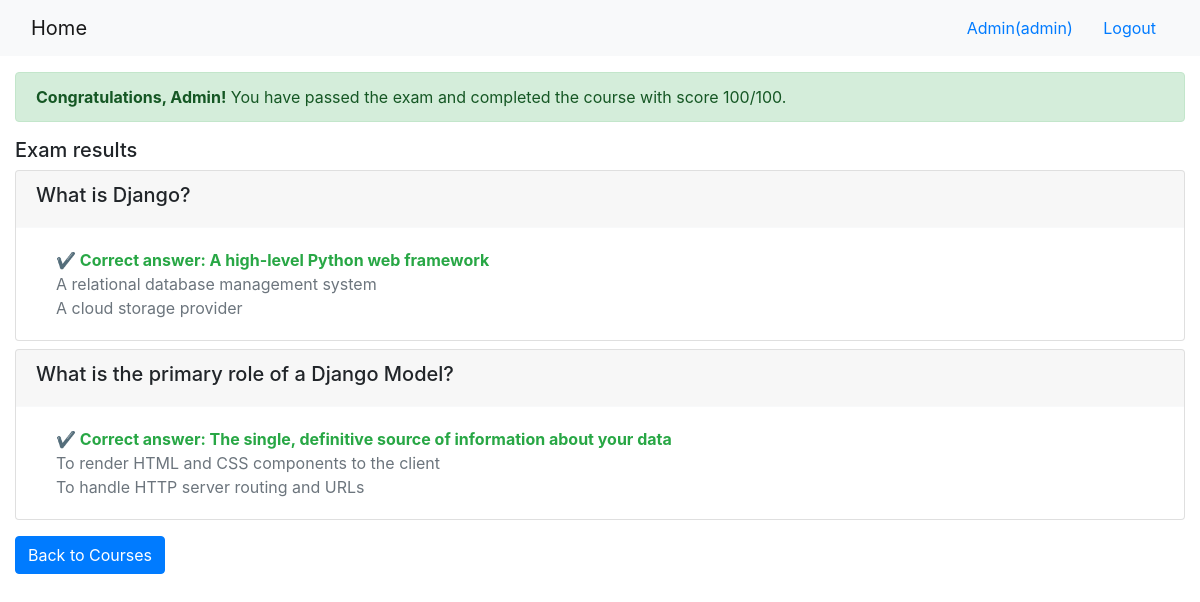
The page /onlinecourse/course/1/submission/1/result/ (signed in) on the database its author committed.
### onlinecourse/models.py (models this page shows, shortened)
class Question(models.Model):
    course = models.ForeignKey(Course, on_delete=models.CASCADE)
    lesson = models.ForeignKey(Lesson, on_delete=models.CASCADE, null=True, blank=True)
    question_text = models.CharField(max_length=500, default="question text")
    grade = models.IntegerField(default=50)
    @property
    def text(self):
        return self.question_text
    @text.setter
    def text(self, value):
        self.question_text = value
    @property
    def title(self):
        return self.question_text
    @property
    def question_point(self):
        return self.grade
    def is_get_score(self, selected_ids):
        all_answers = self.choice_set.filter(is_correct=True).count()
        ids = []
        for item in selected_ids:
            if hasattr(item, 'id'):
                ids.append(item.id)
            elif isinstance(item, (int, str)):
                ids.append(int(item))
        selected_correct = self.choice_set.filter(is_correct=True, id__in=ids).count()
        if all_answers == selected_correct:
            return True
        else:
            return False
    is_get_grade = is_get_score

class Choice(models.Model):
    question = models.ForeignKey(Question, on_delete=models.CASCADE)
    choice_text = models.CharField(max_length=500, default="choice text")
    is_correct = models.BooleanField(default=False)
    @property
    def text(self):
        return self.choice_text
    @text.setter
    def text(self, value):
        self.choice_text = value

### onlinecourse/views.py (the view)
# urls.py: path('course/<int:course_id>/submission/<int:submission_id>/result/', views.show_exam_result, name='show_exam_result'),
def show_exam_result(request, course_id, submission_id):
    course = get_object_or_404(Course, pk=course_id)
    submission = get_object_or_404(Submission, pk=submission_id)
    selected_choices = submission.choices.all()
    questions = course.question_set.all()
    total_score = sum([q.grade for q in questions]) if questions else 0
    score = 0
    for question in questions:
        if question.is_get_score(selected_choices):
            score += question.grade
    grade = int(round((score / total_score) * 100)) if total_score > 0 else 0
    context = {
        'course': course,
        'submission': submission,
        'selected_choices': selected_choices,
        'submitted_choices': selected_choices,
        'choices': selected_choices,
        'selected_ids': selected_choices,
        'grade': grade,
        'score': score,
        'mark': score,
        'total_score': total_score,
        'total_mark': total_score,
    }
    return render(request, 'onlinecourse/exam_result_bootstrap.html', context)

### onlinecourse/templates/onlinecourse/exam_result_bootstrap.html (shortened to what this page needs)
<!DOCTYPE html>
<html lang="en">
<head>
    {% load static %}
    <link rel="stylesheet" href="https://maxcdn.bootstrapcdn.com/bootstrap/4.5.2/css/bootstrap.min.css">
</head>
<body>
 <nav class="navbar navbar-light bg-light">
    <div class="container-fluid">
        <div class="navbar-header">
              <a class="navbar-brand" href="{% url 'onlinecourse:index' %}">Home</a>
        </div>
        <ul class="nav navbar-nav navbar-right">
            {% if user.is_authenticated %}
            <li>
                <a class="btn btn-link" href="#">{{ user.first_name }}({{ user.username }})</a>
                <a class="btn btn-link" href="{% url 'onlinecourse:logout' %}">Logout</a>
            </li>
            {% endif %}
        </ul>
    </div>
</nav>
<div class="container-fluid mt-3">
    {% if grade >= 70 %}
    <div class="alert alert-success">
       <b>Congratulations, {{ user.first_name|default:user.username }}!</b> You have passed the exam and completed the course with score {{ grade }}/100.
    </div>
    {% else %}
    <div class="alert alert-danger">
        <b>Failed</b> Sorry, {{ user.first_name|default:user.username }}! You have failed the exam with score {{ grade }}/100.
    </div>
    <a class="btn btn-link text-danger" href="{% url 'onlinecourse:course_details' course.id %}">Re-test</a>
    {% endif %}
    <div class="card-columns-vertical mt-3">
        <h5>Exam results</h5>
        {% for question in course.question_set.all %}
        <div class="card mt-2">
            <div class="card-header border-light">
                <h5>{{ question.question_text }}</h5>
            </div>
            <div class="card-body">
                {% for choice in question.choice_set.all %}
                    <div class="form-check">
                        {% if choice in selected_choices and choice.is_correct %}
                            <p class="card-text text-success font-weight-bold" style="color: green;">
                                &#10004; Correct answer: {{ choice.choice_text }}
                            </p>
                        {% elif choice in selected_choices and not choice.is_correct %}
                            <p class="card-text text-danger font-weight-bold" style="color: red;">
                                &#10008; Wrong answer: {{ choice.choice_text }}
                            </p>
                        {% elif choice not in selected_choices and choice.is_correct %}
                            <p class="card-text text-warning font-weight-bold" style="color: orange;">
                                &#9888; Not selected: {{ choice.choice_text }}
                            </p>
                        {% else %}
                            <p class="card-text text-muted" style="color: gray;">
                                {{ choice.choice_text }}
                            </p>
                        {% endif %}
                    </div>
                {% endfor %}
            </div>
        </div>
        {% endfor %}
    </div>
    <div class="mt-3 mb-4">
        <a class="btn btn-primary" href="{% url 'onlinecourse:index' %}">Back to Courses</a>
    </div>
</div>
</body>
</html>

### rows shown on the page
Question: question_text "What is Django?"
Choice: choice_text "A high-level Python web framework"
Choice: choice_text "A relational database management system"
Choice: choice_text "A cloud storage provider"
Question: question_text "What is the primary role of a Django Model?"
Choice: choice_text "The single, definitive source of information about your data"
Choice: choice_text "To render HTML and CSS components to the client"
Choice: choice_text "To handle HTTP server routing and URLs"

### other values the page prints
{{ user.first_name }} "Admin"
{{ user.username }} "admin"
{{ user.first_name|default:user.username }} "Admin"
{{ grade }} "100"
